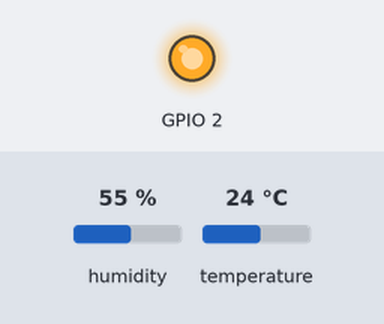
This sketch was run on a simulated ESP8266 (NodeMCU). Parts: output pins drawn as LEDs (lit = HIGH). Inputs (shaded band) come from the test bench; at power-on: humidity 55 %, temperature 24 °C. WiFi joins after 1.5 s; servers stay silent unless stated; random numbers use the default seed unless the sketch sets one; no MQTT or app messages arrive unless stated; not simulated (calls return 0 or success): secrets.h; what the sketch prints to the serial monitor is not drawn.

Above: at 0.1 s.
At 1.6 s:
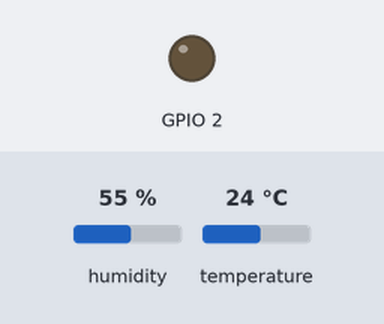
Timing chart, 0 to 3.1 s (numbered marks = the images above):
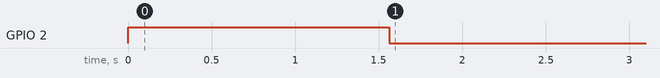

Measured:
- by itself, GPIO 2: HIGH → LOW at 1.6 s

The sketch:

mqtt_esp8266.ino
```cpp
/*
 Basic ESP8266 MQTT example

 * Pins for ESP82666  LCD1601 (0x27) BMP280 (0x76)
 *            Vin       VCC           VIN
 *            GND       GND           GND
 *            D2        SDA           SDA
 *            D1        SCL           SCL
*/


// test with mosquitto_pub -t LED -m [0/1]

#include <Adafruit_Sensor.h>
#include <Adafruit_BME280.h>
#include <ESP8266WiFi.h>
#include <PubSubClient.h>
#include "secrets.h"
#include <stdio.h>

// Update these with values suitable for your network.
const char* ssid = STASSID;
const char* password = STAPSK;
const char* mqtt_server = "192.168.0.183";

WiFiClient espClient;
PubSubClient client(espClient);
Adafruit_BME280 bme; // I2C

unsigned long lastMsg = 0;
#define MSG_BUFFER_SIZE	(50)
char msg[MSG_BUFFER_SIZE];
int value = 0;

void setup_wifi() {

  delay(10);
  // We start by connecting to a WiFi network
  Serial.println();
  Serial.print("Connecting to ");
  Serial.println(ssid);

  WiFi.mode(WIFI_STA);
  WiFi.begin(ssid, password);

  while (WiFi.status() != WL_CONNECTED) {
    delay(500);
    Serial.print(".");
  }

  randomSeed(micros());

  Serial.println("");
  Serial.println("WiFi connected");
  Serial.println("IP address: ");
  Serial.println(WiFi.localIP());
}

void callback(char* topic, byte* payload, unsigned int length) {
  Serial.print("Message arrived [");
  Serial.print(topic);
  Serial.print("] ");
  for (int i = 0; i < length; i++) {
    Serial.print((char)payload[i]);
  }
  Serial.println();

  // Switch on the LED if an 1 was received as first character
  if ((char)payload[0] == '1') {
    digitalWrite(BUILTIN_LED, LOW);   // Turn the LED on (Note that LOW is the voltage level
    // but actually the LED is on; this is because
    // it is active low on the ESP-01)
  } else {
    digitalWrite(BUILTIN_LED, HIGH);  // Turn the LED off by making the voltage HIGH
  }

}

void reconnect_sub() {
  // Loop until we're reconnected and subscribe to topic
  while (!client.connected()) {
    Serial.print("Attempting MQTT connection...");
    // Create a random client ID
    String clientId = "ESP8266Client-";
    clientId += String(random(0xffff), HEX);
    // Attempt to connect
    if (client.connect(clientId.c_str())) {
      Serial.println("connected");
      client.subscribe("LED");
    } else {
      Serial.print("failed, rc=");
      Serial.print(client.state());
      Serial.println(" try again in 5 seconds");
      // Wait 5 seconds before retrying
      delay(5000);
    }
  }
}

void reconnect(){
  // Loop until connected and publish to topic
  while (!client.connected()) {
    Serial.print("Attempting MQTT connection...");
    // Create a random client ID
    String clientId = "ESP8266Client-";
    clientId += String(random(0xffff), HEX);
    // Attempt to connect
    if (client.connect(clientId.c_str())) {
      Serial.println("connected");
      digitalWrite(BUILTIN_LED, LOW);
    } else {
      Serial.print("failed, rc=");
      Serial.print(client.state());
      Serial.println(" try again in 5 seconds");
      // Wait 5 seconds before retrying
      delay(5000);
    }
  }
}

void sensorInit(){
  unsigned status;
  status = bme.begin(0x76);
    if (!status) {
        Serial.println("Could not find a valid BME280 sensor, check wiring, address, sensor ID!");
        Serial.print("SensorID was: 0x"); Serial.println(bme.sensorID(),16);
        Serial.print("        ID of 0xFF probably means a bad address, a BMP 180 or BMP 085\n");
        Serial.print("   ID of 0x56-0x58 represents a BMP 280,\n");
        Serial.print("        ID of 0x60 represents a BME 280.\n");
        Serial.print("        ID of 0x61 represents a BME 680.\n");
        while (1) delay(10);
    }

    Serial.println("-- Default Test --");
    Serial.println();
}

void sensorPub(){
  // Publish sensor data
  // test with: mosquitto_sub -t "bme280"
  String temp = String(bme.readTemperature());
  String hum = String(bme.readHumidity());
  // create json msg
  String json = "{\"temperature\":" + temp + ",\"humidity\":"+ hum + "}";

  char charMsg [json.length()-1];
  for (int i=0; i<json.length(); i++){
    charMsg[i]=json[i];
  }
  client.publish("bme280", charMsg);
}

void setup() {
  sensorInit();
  pinMode(BUILTIN_LED, OUTPUT);     // Initialize the BUILTIN_LED pin as an output
  digitalWrite(BUILTIN_LED, HIGH);
  Serial.begin(115200);
  setup_wifi();
  client.setServer(mqtt_server, 1883);
  client.setCallback(callback);
}

void loop() {

  if (!client.connected()) {
    digitalWrite(BUILTIN_LED, HIGH);
    reconnect();
  }
  client.loop();
  sensorPub();
  delay(5000);
}
```
